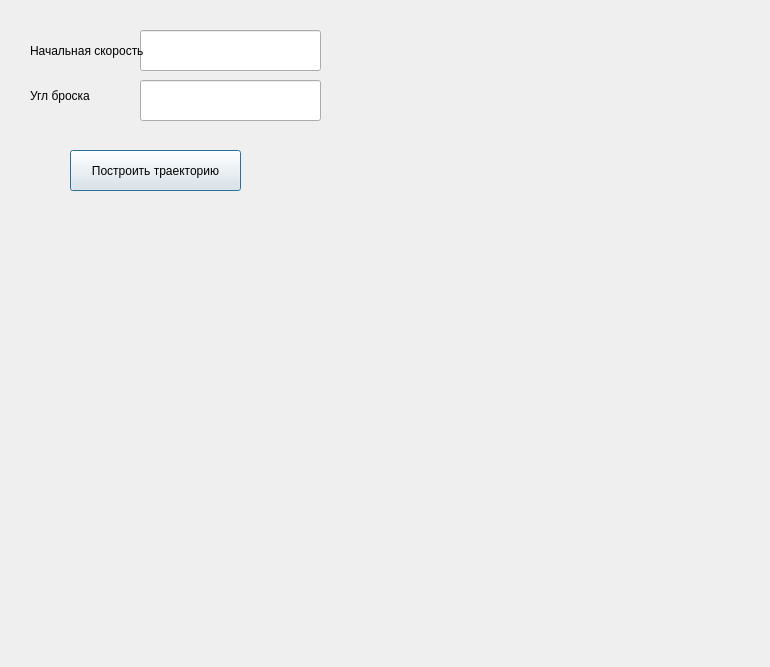
<?xml version="1.0" encoding="UTF-8"?>
<ui version="4.0">
 <class>Dialog</class>
 <widget class="QDialog" name="Dialog">
  <property name="geometry">
   <rect>
    <x>0</x>
    <y>0</y>
    <width>770</width>
    <height>667</height>
   </rect>
  </property>
  <property name="windowTitle">
   <string>Dialog</string>
  </property>
  <widget class="QLineEdit" name="lineEdit">
   <property name="geometry">
    <rect>
     <x>140</x>
     <y>30</y>
     <width>181</width>
     <height>41</height>
    </rect>
   </property>
  </widget>
  <widget class="QLabel" name="label">
   <property name="geometry">
    <rect>
     <x>30</x>
     <y>70</y>
     <width>121</width>
     <height>51</height>
    </rect>
   </property>
   <property name="text">
    <string>Угл броска</string>
   </property>
  </widget>
  <widget class="QLabel" name="label_2">
   <property name="geometry">
    <rect>
     <x>30</x>
     <y>30</y>
     <width>141</width>
     <height>41</height>
    </rect>
   </property>
   <property name="text">
    <string>Начальная скорость</string>
   </property>
   <property name="margin">
    <number>3</number>
   </property>
  </widget>
  <widget class="QLineEdit" name="lineEdit_2">
   <property name="geometry">
    <rect>
     <x>140</x>
     <y>80</y>
     <width>181</width>
     <height>41</height>
    </rect>
   </property>
  </widget>
  <widget class="QPushButton" name="pushButton">
   <property name="geometry">
    <rect>
     <x>70</x>
     <y>150</y>
     <width>171</width>
     <height>41</height>
    </rect>
   </property>
   <property name="text">
    <string>Построить траекторию</string>
   </property>
  </widget>
 </widget>
 <resources/>
 <connections/>
</ui>
